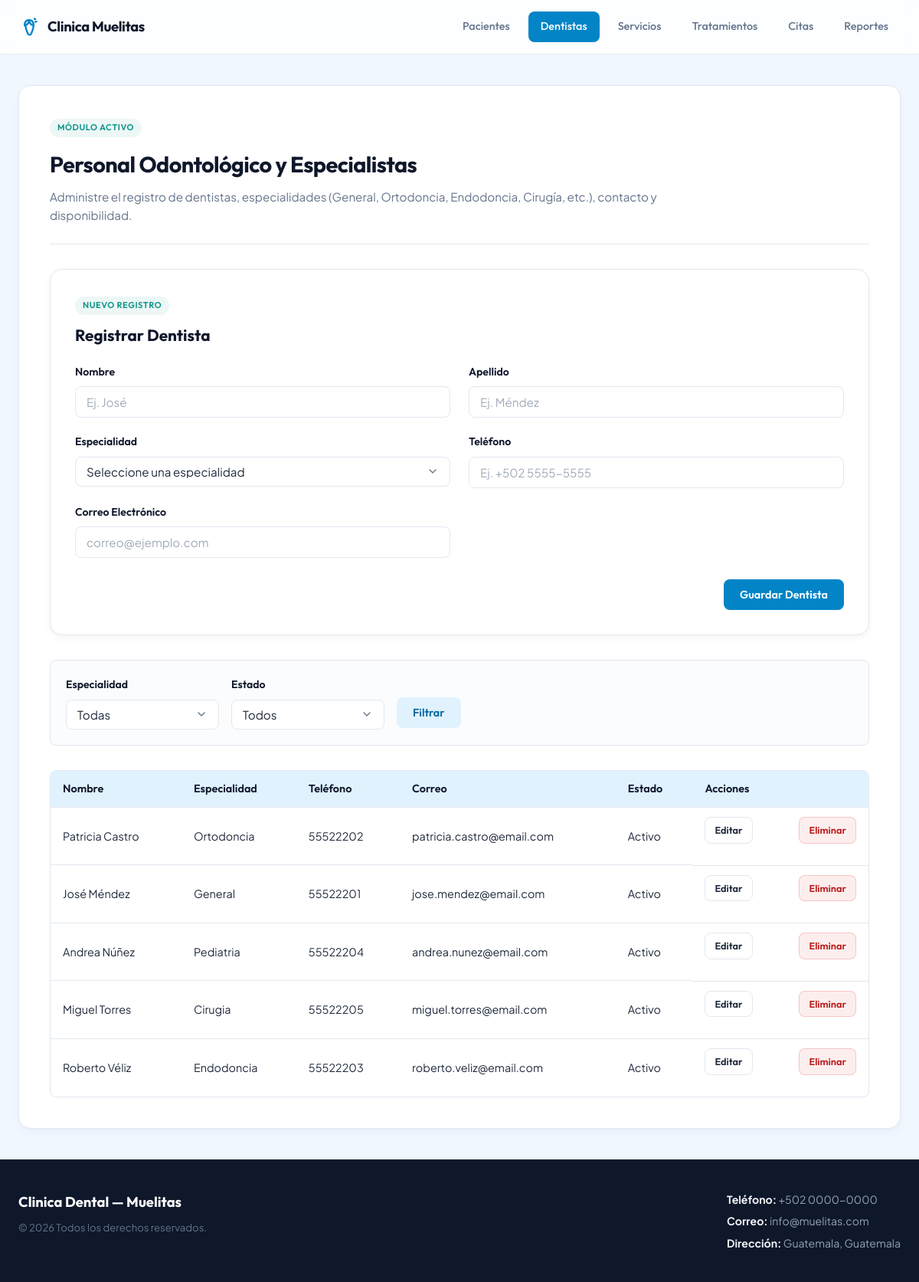
The app's page /dentistas.php with its own data.
### tables this page shows
CREATE TABLE dentistas (
	id_dentista INT AUTO_INCREMENT PRIMARY KEY,
	nombre VARCHAR(100) NOT NULL,
	apellido VARCHAR(100) NOT NULL,
	especialidad ENUM('General', 'Ortodoncia', 'Endodoncia', 'Cirugia', 'Pediatria', 'Periodoncia', 'Protesis') NOT NULL,
	telefono VARCHAR(20),
	correo VARCHAR(150),
	activo TINYINT(1) NOT NULL DEFAULT 1
);

### dentistas.php (the view, shortened to what this page needs)
<?php
require_once 'conexion.php';
$modoEdicion = false;
$nombre       = '';
$apellido     = '';
$telefono     = '';
$correo       = '';
include 'header.php';
$parametros  = [];
$sql = "SELECT * FROM dentistas";
$sql .= " ORDER BY apellido, nombre";
$stmt = $pdo->prepare($sql);
$stmt->execute($parametros);
$dentistas = $stmt->fetchAll();
?>
<main class="site-main">
    <div class="module-container">
        <header class="module-header">
            <div class="module-badge">Módulo Activo</div>
            <h2 class="module-title">Personal Odontológico y Especialistas</h2>
            <p class="module-subtitle">Administre el registro de dentistas, especialidades (General, Ortodoncia, Endodoncia, Cirugía, etc.), contacto y disponibilidad.</p>
        </header>
        <div class="form-section">
            <div class="form-section-badge"><?php echo $modoEdicion ? 'Edición de Registro' : 'Nuevo Registro'; ?></div>
            <h3 class="form-section-title"><?php echo $modoEdicion ? 'Editar Dentista' : 'Registrar Dentista'; ?></h3>
            <form method="POST" action="dentistas/procesar.php" class="form-grid">
                <div class="form-group">
                    <label for="nombre">Nombre</label>
                    <input type="text" id="nombre" name="nombre" class="form-control"
                           value="<?php echo htmlspecialchars($nombre, ENT_QUOTES, 'UTF-8'); ?>"
                           placeholder="Ej. José" required>
                </div>
                <div class="form-group">
                    <label for="apellido">Apellido</label>
                    <input type="text" id="apellido" name="apellido" class="form-control"
                           value="<?php echo htmlspecialchars($apellido, ENT_QUOTES, 'UTF-8'); ?>"
                           placeholder="Ej. Méndez" required>
                </div>
                <div class="form-group">
                    <label for="especialidad">Especialidad</label>
                    <select id="especialidad" name="especialidad" class="form-control" required>
                        <option value="">Seleccione una especialidad</option>
                    </select>
                </div>
                <div class="form-group">
                    <label for="telefono">Teléfono</label>
                    <input type="text" id="telefono" name="telefono" class="form-control"
                           value="<?php echo htmlspecialchars($telefono, ENT_QUOTES, 'UTF-8'); ?>"
                           placeholder="Ej. +502 5555-5555">
                </div>
                <div class="form-group">
                    <label for="correo">Correo Electrónico</label>
                    <input type="email" id="correo" name="correo" class="form-control"
                           value="<?php echo htmlspecialchars($correo, ENT_QUOTES, 'UTF-8'); ?>"
                           placeholder="correo@ejemplo.com">
                </div>
                <div class="form-actions">
                    <button type="submit" class="btn btn-primary">
                        <?php echo $modoEdicion ? 'Guardar Cambios' : 'Guardar Dentista'; ?>
                    </button>
                </div>
            </form>
        </div>
        <form method="GET" action="dentistas.php" class="filter-bar">
            <div class="form-group">
                <label for="especialidad_filtro">Especialidad</label>
                <select id="especialidad_filtro" name="especialidad" class="form-control">
                    <option value="">Todas</option>
                </select>
            </div>
            <div class="form-group">
                <label for="estado_filtro">Estado</label>
                <select id="estado_filtro" name="estado" class="form-control">
                    <option value="">Todos</option>
                </select>
            </div>
            <div class="filter-actions">
                <button type="submit" class="btn btn-secondary">Filtrar</button>
            </div>
        </form>
        <?php if (count($dentistas) === 0): ?>
            <div class="placeholder-card">
                <p>Aún no hay dentistas registrados.</p>
            </div>
        <?php else: ?>
            <div class="table-wrapper">
                <table class="data-table">
                    <thead>
                        <tr>
                            <th>Nombre</th>
                            <th>Especialidad</th>
                            <th>Teléfono</th>
                            <th>Correo</th>
                            <th>Estado</th>
                            <th>Acciones</th>
                        </tr>
                    </thead>
                    <tbody>
                        <?php foreach ($dentistas as $dentista): ?>
                        <tr>
                            <td><?php echo htmlspecialchars($dentista['nombre'] . ' ' . $dentista['apellido'], ENT_QUOTES, 'UTF-8'); ?></td>
                            <td><?php echo htmlspecialchars($dentista['especialidad'], ENT_QUOTES, 'UTF-8'); ?></td>
                            <td><?php echo htmlspecialchars($dentista['telefono'] ?: '—', ENT_QUOTES, 'UTF-8'); ?></td>
                            <td><?php echo htmlspecialchars($dentista['correo'] ?: '—', ENT_QUOTES, 'UTF-8'); ?></td>
                            <td><?php echo $dentista['activo'] ? 'Activo' : 'Inactivo'; ?></td>
                            <td class="table-actions">
                                <a href="dentistas.php?action=editar&id=<?php echo (int) $dentista['id_dentista']; ?>" class="btn btn-outline btn-sm">Editar</a>
                                <a href="dentistas.php?action=eliminar&id=<?php echo (int) $dentista['id_dentista']; ?>" class="btn btn-outline btn-sm btn-danger">Eliminar</a>
                            </td>
                        </tr>
                        <?php endforeach; ?>
                    </tbody>
                </table>
            </div>
        <?php endif; ?>
    </div>
</main>
<?php include 'footer.php'; ?>

### styles.css (style rules this page uses)
*, *::before, *::after { box-sizing: border-box; margin: 0; padding: 0; }
:root { --primary: #0284c7; --primary-hover: #0369a1; --primary-light: #e0f2fe; --primary-dark: #0f172a; --accent: #0d9488; --text: #1e293b; --text-muted: #64748b; --border: #e2e8f0; --bg: #f0f7ff; --card-bg: #ffffff; --font-title: 'Outfit', sans-serif; --font-body: 'Plus Jakarta Sans', sans-serif; --ancho: 1600px; --radius: 16px; --radius-sm: 8px; --shadow: 0 4px 12px rgba(15, 23, 42, 0.03), 0 1px 4px rgba(15, 23, 42, 0.02); --shadow-md: 0 12px 24px rgba(15, 23, 42, 0.06), 0 2px 8px rgba(15, 23, 42, 0.04); --transition: all 0.25s cubic-bezier(0.4, 0, 0.2, 1); }
html { scroll-behavior: smooth; height: 100%; }
body { font-family: var(--font-body); font-size: 15px; line-height: 1.6; color: var(--text); background-color: var(--bg); display: flex; flex-direction: column; min-height: 100vh; }
a { color: var(--primary); text-decoration: none; transition: var(--transition); }
.site-main { flex: 1; max-width: var(--ancho); width: 100%; margin: 40px auto; padding: 0 24px; display: flex; flex-direction: column; gap: 40px; animation: fadeIn 0.4s ease-out; }
.module-container { background-color: var(--card-bg); border: 1px solid var(--border); border-radius: var(--radius); padding: 40px; box-shadow: var(--shadow); display: flex; flex-direction: column; gap: 32px; }
.module-header { border-bottom: 1px solid var(--border); padding-bottom: 24px; }
.module-badge { display: inline-flex; font-family: var(--font-title); font-size: 0.7rem; font-weight: 600; text-transform: uppercase; letter-spacing: 0.05em; color: var(--accent); background-color: rgba(13, 148, 136, 0.08); padding: 3px 10px; border-radius: 20px; margin-bottom: 12px; }
.module-title { font-family: var(--font-title); font-size: 1.8rem; font-weight: 700; color: var(--primary-dark); margin-bottom: 8px; letter-spacing: -0.02em; }
.module-subtitle { font-size: 0.95rem; color: var(--text-muted); max-width: 800px; }
.btn { display: inline-flex; align-items: center; justify-content: center; font-family: var(--font-title); font-size: 0.9rem; font-weight: 600; padding: 10px 20px; border-radius: var(--radius-sm); border: 1px solid transparent; cursor: pointer; transition: var(--transition); gap: 8px; }
.btn-primary { background-color: var(--primary); color: #ffffff; }
.btn-secondary { background-color: var(--primary-light); color: var(--primary-hover); }
.btn-outline { background-color: transparent; border-color: var(--border); color: var(--text); }
.form-group { display: flex; flex-direction: column; gap: 8px; margin-bottom: 20px; }
.form-group label { font-family: var(--font-title); font-size: 0.88rem; font-weight: 600; color: var(--primary-dark); }
.form-control { font-family: var(--font-body); font-size: 0.95rem; color: var(--text); padding: 10px 14px; border: 1px solid var(--border); border-radius: var(--radius-sm); background-color: var(--card-bg); transition: var(--transition); outline: none; width: 100%; }
.form-control::placeholder { color: var(--text-muted); opacity: 0.6; }
select.form-control { cursor: pointer; appearance: none; background-repeat: no-repeat; background-position: right 14px center; background-size: 16px; padding-right: 40px; }
.table-actions { display: flex; justify-content: space-between; align-items: center; gap: 16px; margin-bottom: 16px; flex-wrap: wrap; }

### records on screen
dentistas: nombre+apellido "Patricia Castro", especialidad "Ortodoncia", telefono "55522202", correo "patricia.castro@email.com", activo "Activo"
dentistas: nombre+apellido "José Méndez", especialidad "General", telefono "55522201", correo "jose.mendez@email.com", activo "Activo"
dentistas: nombre+apellido "Andrea Núñez", especialidad "Pediatria", telefono "55522204", correo "andrea.nunez@email.com", activo "Activo"
dentistas: nombre+apellido "Miguel Torres", especialidad "Cirugia", telefono "55522205", correo "miguel.torres@email.com", activo "Activo"
dentistas: nombre+apellido "Roberto Véliz", especialidad "Endodoncia", telefono "55522203", correo "roberto.veliz@email.com", activo "Activo"

### other values on screen
$projectName "Clinica Dental — Muelitas"
$phone "+502 0000-0000"
$email "info@muelitas.com"
$address "Guatemala, Guatemala"
